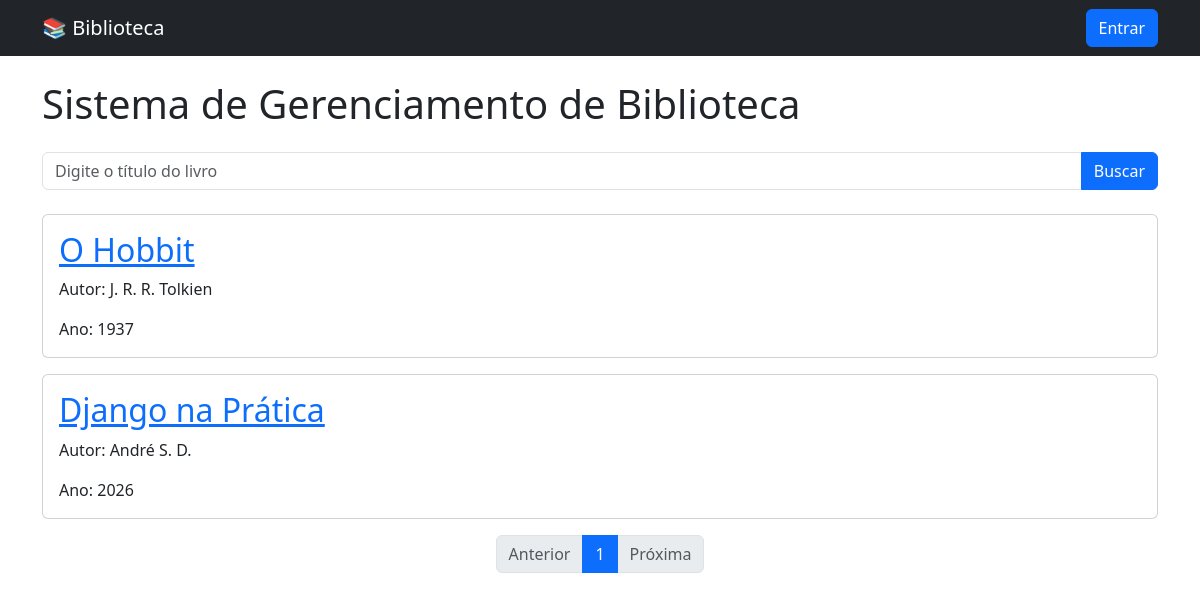
Before: /livros/ with the older database file.
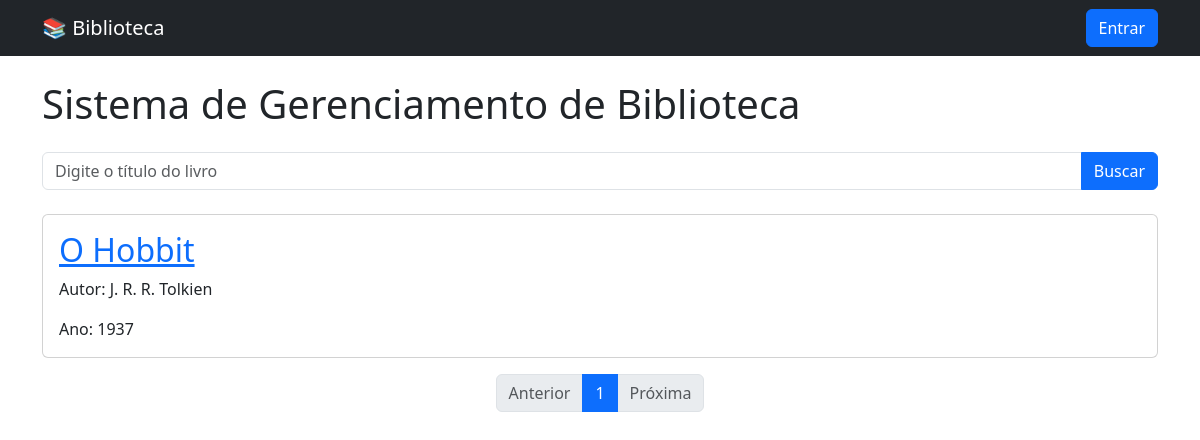
After: the same page with the newer database file.
### livros/models.py (models this page shows, shortened)
class Livro(models.Model):
    titulo = models.CharField(max_length=100)
    autor = models.CharField(max_length=100)
    ano_publicacao = models.IntegerField()

### livros/views.py (the view)
# urls.py: path('', views.lista_livros, name='lista_livros'),
def lista_livros(request):
    busca = request.GET.get('busca')
    livros = Livro.objects.all()
    if busca:
        livros = livros.filter(titulo__icontains=busca)
    paginator = Paginator(livros, 3)
    pagina = request.GET.get('pagina')
    livros = paginator.get_page(pagina)
    contexto = {
        'livros': livros
    }
    return render(request, 'livros/lista_livros.html', contexto)

### livros/templates/livros/lista_livros.html (shortened to what this page needs)
{% extends 'livros/base.html' %}
{% block content %}
<h1 class="mb-4">
    Sistema de Gerenciamento de Biblioteca
</h1>
<form method="GET" class="mb-4">
    <div class="input-group">
        <input
            type="text"
            name="busca"
            class="form-control"
            placeholder="Digite o título do livro"
            value="{{ busca|default:'' }}"
        >
        <button class="btn btn-primary" type="submit">
            Buscar
        </button>
    </div>
</form>
{% for livro in livros %}
    <div class="card mb-3">
        <div class="card-body">
            <a href="{% url 'detalhe_livro' livro.id %}">
                <h2 class="card-title">
                    {{ livro.titulo }}
                </h2>
            </a>
            <p class="card-text">
                Autor: {{ livro.autor }}
            </p>
            <p class="card-text">
                Ano: {{ livro.ano_publicacao }}
            </p>
        </div>
    </div>
{% empty %}
    <div class="alert alert-warning">
        Nenhum livro encontrado.
    </div>
{% endfor %}
<nav aria-label="Paginação">
    <ul class="pagination justify-content-center">
        {% if livros.has_previous %}
            <li class="page-item">
                <a class="page-link"
                   href="?pagina={{ livros.previous_page_number }}&busca={{ busca }}">
                    Anterior
                </a>
            </li>
        {% else %}
            <li class="page-item disabled">
                <span class="page-link">
                    Anterior
                </span>
            </li>
        {% endif %}
        {% for num in livros.paginator.page_range %}
            {% if livros.number == num %}
                <li class="page-item active">
                    <span class="page-link">
                        {{ num }}
                    </span>
                </li>
            {% else %}
                <li class="page-item">
                    <a class="page-link" href="?pagina={{ num }}&busca={{ busca }}">
                        {{ num }}
                    </a>
                </li>
            {% endif %}
        {% endfor %}
        {% if livros.has_next %}
            <li class="page-item">
                <a class="page-link"
                  href="?pagina={{ livros.next_page_number }}&busca={{ busca }}">
                    Próxima
                </a>
            </li>
        {% else %}
            <li class="page-item disabled">
                <span class="page-link">
                    Próxima
                </span>
            </li>
        {% endif %}
    </ul>
</nav>
{% endblock %}

Changed rows visible on the page:
removed Livro: titulo "Django na Prática", autor "André S. D.", ano_publicacao "2026"
